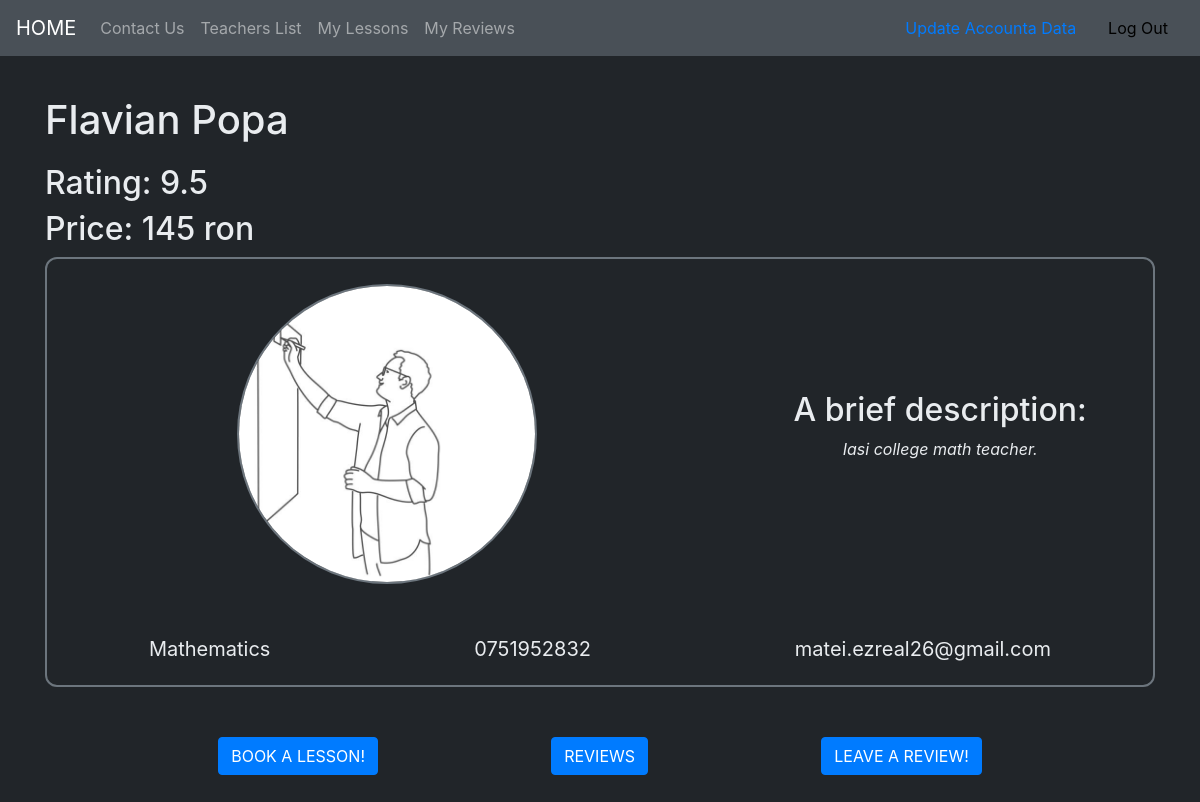
Page /profiles/mateiteacher/ (signed in) on the committed database.
### profiles/models.py (models this page shows, shortened)
class Profile(models.Model):
    teacher = models.OneToOneField(Teacher, on_delete=models.CASCADE)
    avatar = models.ImageField(default='profile_images/default.jpg', upload_to='profile_images')
    description = models.TextField(default="Not yet edited description")
    slug = models.SlugField(allow_unicode=True,unique=True, null=True, blank=True)

### accounts/models.py (models this page shows, shortened)
class Teacher(models.Model):
    user = models.OneToOneField(User, on_delete=models.CASCADE, primary_key=True)
    subject = models.ForeignKey(Subject, on_delete=models.SET_NULL, null=True)
    price = models.IntegerField(default=100)
    def get_teacher_rating(self):
        x = 0
        i = 0
        reviews = self.review_set.all()
        if len(reviews) != 0:
            for review in reviews:
                x += review.rating
                i += 1
            return round(x/i,2)
        else:
            return 0

class User(AbstractUser):
    phone_number = models.CharField(max_length=10,blank=False, validators=[phone_number_validator], unique=True)
    email = models.EmailField(unique=True)
    is_student = models.BooleanField(default=False)
    is_teacher = models.BooleanField(default=False)

class Subject(models.Model):
    name = models.CharField(max_length=264)
    def __str__(self):
        return self.name

### reviews/models.py (models this page shows, shortened)
class Review(models.Model):
    user = models.ForeignKey(User, on_delete=models.CASCADE)
    teacher = models.ForeignKey(Teacher, on_delete=models.CASCADE, null=True)
    sent_date = models.DateField(auto_now_add=True)
    description = models.TextField()
    rating = models.PositiveIntegerField(validators = [rating_validator])
    class Meta:
        ordering = ["-sent_date"]
        unique_together = ['user', 'teacher']

### profiles/views.py (the view)
# urls.py: path('<slug:slug>/', views.ProfileDetail.as_view(), name='profile_detail'),
@method_decorator([login_required], name='dispatch')
class ProfileDetail(LoginRequiredMixin, generic.DetailView):
    model = Profile
    template_name = 'profiles/profile_detail.html'

### profiles/templates/profiles/profile_detail.html (shortened to what this page needs)
{% extends "base.html" %}
{% load static %}
{% load bootstrap_icons %}
{% block extra_css %}
    {% load static %}
    <link rel="stylesheet" type="text/css" href="{% static 'invicta/css/teacher_profile.css' %}" >
{% endblock %}
{% block content %}
    <h1>{{profile.teacher.user.first_name}} {{profile.teacher.user.last_name}}</h1>
    <h2>Rating: {{profile.teacher.get_teacher_rating}}
    </h2>
    <h2>Price: {{profile.teacher.price}} ron
    </h2>
    <div class="teacher-big-wrapper">
        <div class="teacher-card">
            <div class="teacher-photo-wrapper">
                <img src=" {{ profile.avatar.url }}" class="teacher-photo">
            </div>
            <div class="teacher-info-wrapper">
                <h2>A brief description:</h2>
                <p>{{profile.description}}</p>
            </div>
        </div>
        <div class="teacher-additional-info">
            <div class="teacher-subject">
                {% if profile.teacher.subject.name == "Mathematics" %}
                    <p>
                        {{profile.teacher.subject}}
                    </p>
                {% elif profile.teacher.subject.name == "English" or profile.teacher.subject.name == "Romanian" %}
                    {% bs_icon 'book' size='20px' %}
                    <p>
                        {{profile.teacher.subject}}
                    </p>
                {% else %}
                    {% bs_icon 'award' size='20px' %}
                    <p>
                        {{profile.teacher.subject}}
                    </p>
                {% endif %}
            </div>
            <div class="teacher-phone">
                <p>
                    {{profile.teacher.user.phone_number}}
                </p>
            </div>
            <div class="teacher-email">
                <p>
                    {{profile.teacher.user.email}}
                </p>
            </div>
        </div>
    </div>
    <div class="teacher-button-wrapper">
        {% if user.is_student %}
            <a class="btn btn-primary" href="{% url 'lessons:create_lesson' pk=profile.teacher.pk %}">BOOK A LESSON!</a>
            <a class="btn btn-primary" href="{% url 'reviews:teacher_reviews' pk=profile.teacher.pk %}">REVIEWS</a>
        {% endif %}
        {% if user.is_student %}
            <a class="btn btn-primary" href="{% url 'reviews:create_review' pk=profile.teacher.pk %}">LEAVE A REVIEW!</a>
        {% endif %}
    </div>
{% endblock content %}

### static/invicta/css/master.css (style rules this page uses)
body { background-color: #212529; color: #E9ECEF; }

### static/invicta/css/teacher_profile.css (style rules this page uses)
.teacher-card { display: flex; flex-direction: row; justify-content: space-evenly; align-items: center; padding: 25px; }
.teacher-big-wrapper { display: flex; flex-direction: column; border: 2px solid #6C757D; border-radius: 12px; }
.teacher-photo-wrapper { flex-grow: 4; display: flex; flex-direction: column; justify-content: center; align-items: center; }
.teacher-subject, .teacher-phone, .teacher-email { display: flex; flex-direction: column; justify-content: center; align-items:center; margin: 5px; font-size: 20px; }
.teacher-additional-info { margin-top: 20px; display: flex; flex-direction: row; justify-content: space-around; align-items:center; }
.teacher-photo { width: 300px; height: 300px; border-radius: 50%; border: 2px solid #6C757D; margin-right: 50px; }
.teacher-info-wrapper { flex-grow: 1; display: flex; flex-direction: column; justify-content: center; align-items: center; text-align: center; }
.teacher-info-wrapper>p { font-style: italic; }
.teacher-button-wrapper { display: flex; justify-content: space-evenly; align-items: center; margin-top: 50px; margin-bottom: 50px; }
h1 { margin-top: 1em; margin-bottom: 0.5em; }

### rows in the picture
Profile: teacher.user.first_name "Flavian", teacher.user.last_name "Popa", teacher.get_teacher_rating "9.5", teacher.price "145", avatar (picture), description "Iasi college math teacher.", teacher.subject "Mathematics", teacher.user.phone_number "0751952832", teacher.user.email "matei.ezreal26@gmail.com"
